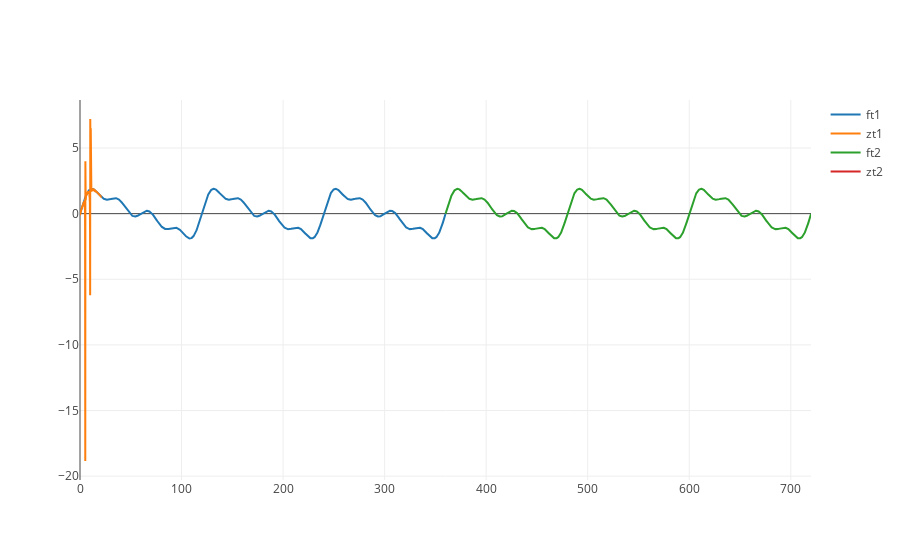

The code cell stored with this chart in its notebook:
### Code cell
dt = 0.1
learn_every = 2
tt = 360
net = NeuronBath(N=1000,alpha=1)
sim = Simulation(net,nsecs=tt)
sim.gen_ft(amp=2,freq=1/60)
sim.run('training')
ts1 = sim.timeline 
#ts = np.arange(len(sim.timeline))
ft1 = Scatter(
    x=ts1,
    y=sim.ft,
    mode='lines',
    name='ft1')
trace2 = Scatter(
    x=ts1,
    y=sim.zt,
    mode='lines',
    name='zt1')
trace3 = Scatter(
    x=ts1,
    y=sim.wot,
    mode='lines',
    name='wot'
)
sim.run('testing',train=False,to=tt)
ts2 = sim.timeline
ft2 = Scatter(
    x=ts2,
    y=sim.ft,
    mode='lines',
    name='ft2')
zt2 = Scatter(
    x=ts2,
    y=sim.zt,
    mode='lines',
    name='zt2')
wot2 = Scatter(
    x=ts2,
    y=sim.wot,
    mode='lines',
    name='wot2'
)
data = [ft1,trace2,ft2,zt2]


iplot(data)

### Figure 1 — Plotly figure (JSON) as saved in the notebook; plotly's stock layout.template omitted (floating-point values rounded to 4 significant figures; data arrays with more than 128 entries replaced by an {"elided": "..."} marker saying what was removed)
{"data": [{"mode": "lines", "name": "ft1", "type": "scatter", "x": {"elided": "3600 float values"}, "y": {"elided": "3600 float values"}}, {"mode": "lines", "name": "zt1", "type": "scatter", "x": {"elided": "3600 float values"}, "y": {"elided": "3600 float values"}}, {"mode": "lines", "name": "ft2", "type": "scatter", "x": {"elided": "3600 float values"}, "y": {"elided": "3600 float values"}}, {"mode": "lines", "name": "zt2", "type": "scatter", "x": {"elided": "3600 float values"}, "y": {"elided": "3600 null values"}}], "layout": {}}
